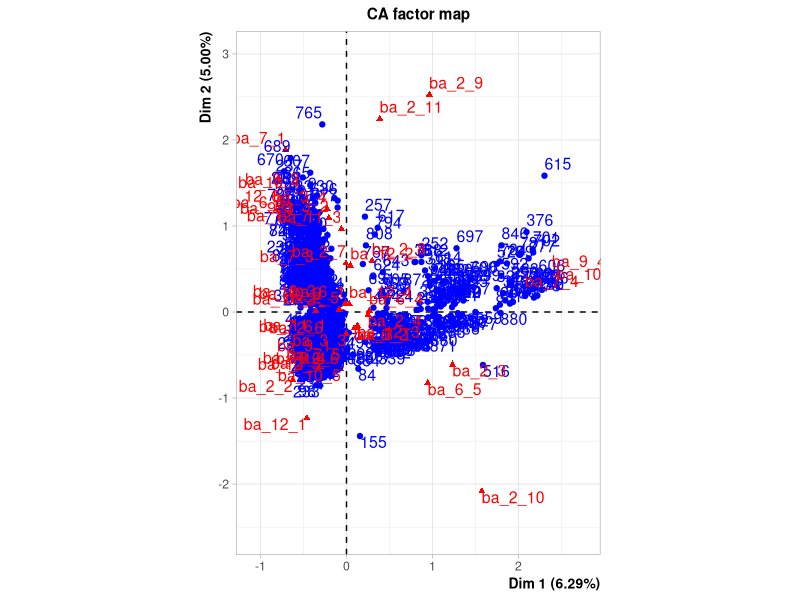
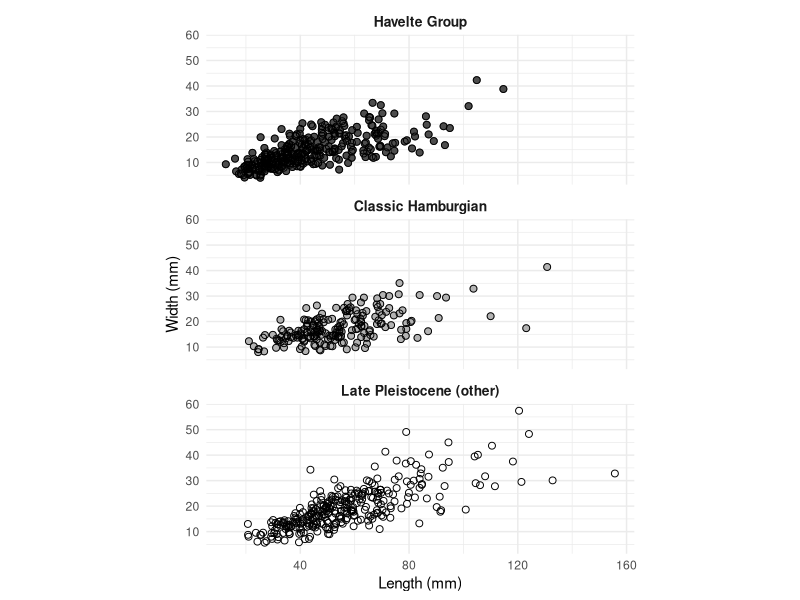
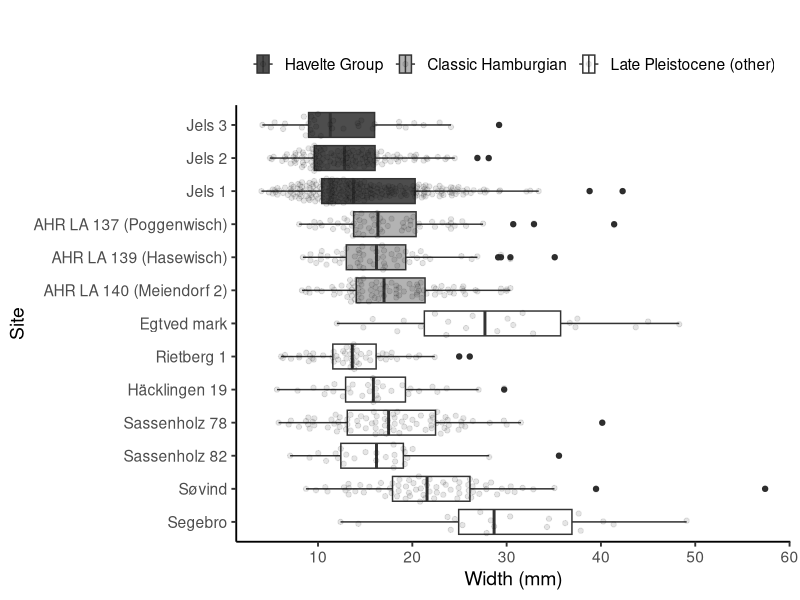
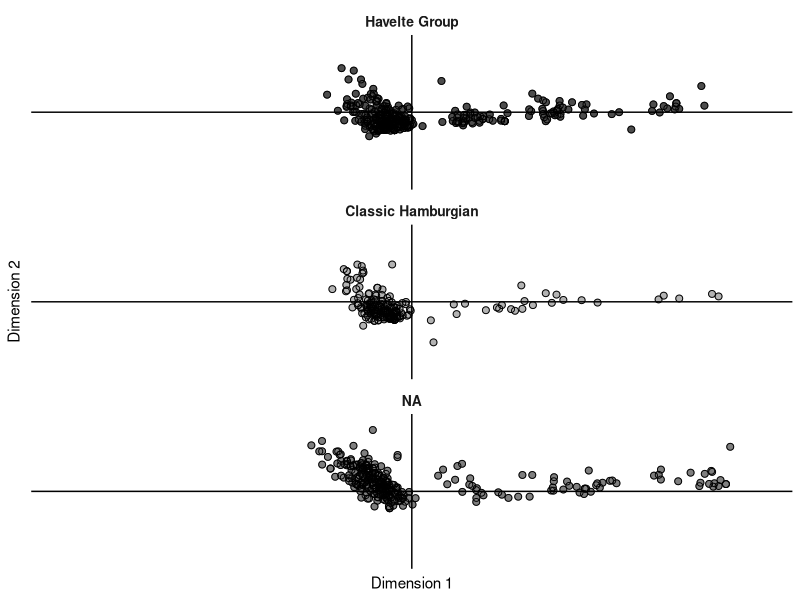

Write R code to recreate these figures, in order.
library(tidyverse)
library(here)

# reading the data
tech <- readr::read_csv(here("1_data/raw_data/jels3_tech_data.csv"))


# selecting only complete, unmodified and uncortical blades as well as removing some attributes not relevant to the current analysis
blades <- tech %>%
  filter(artefact == "Blade", ba_1_1 == 1, ba_13_3 == "0", ba_13_4 == "0") %>%
  dplyr::select(-ba_4_1, -ba_4_2, -ba_4_3, -ba_5_1, -ba_5_2, -ba_5_3, -ba_7_7, -ba_8_1, -ba_11_4, -ba_13_1, -ba_13_2)



## plotting facet wrap

blades$site <- factor(blades$site, levels = c("Jels 3", "Jels 2", "Jels 1",
                                                                      "AHR LA 137 (Poggenwisch)", "AHR LA 139 (Hasewisch)",
                                                                      "AHR LA 140 (Meiendorf 2)", "Egtved mark",
                                                                      "Rietberg 1", "Häcklingen 19", "Sassenholz 78",
                                                                      "Sassenholz 82", "Søvind", "Segebro"))

blades$classification <- factor(blades$classification, levels = c("Havelte Group",
                                                                                  "Classic Hamburgian",
                                                                                          "Federmesser",
                                                                                          "Bromme"))


# renaming "Federmesser" and "Bromme" to "Late Glacial"
levels(blades$classification) <- c("Havelte Group",
                                               "Classic Hamburgian",
                                               "Late Pleistocene (other)",
                                               "Late Pleistocene (other)")


jpeg(file="3_figures/fig_7.jpeg") #setting up for saving plot as jpeg



fig_7 <- ggplot(data = blades, aes(x = length, y = width, group = classification)) +
  geom_point(aes(color = classification), size = 2) +
  geom_point(size = 2.0, alpha = 1, na.rm = T, shape = 21, colour = "grey0") +
  scale_color_manual(values = c("grey30", "grey70", "grey100")) +
  theme_minimal() +
  labs(y= "Width (mm)", x = "Length (mm)") +
  theme(legend.position = "none",
        aspect.ratio = 0.35,
        strip.text.x = element_text(size = 10, face = "bold")) +
  facet_wrap(~ classification, ncol = 1)

fig_7

dev.off() #calling off saving function


jpeg(file="3_figures/fig_8.jpeg",
     width = 900, height = 650) #setting up for saving plot as jpeg


fig_8 <- ggplot(data = blades, aes(x = width, y = site, group = site,
                                                  fill = classification)) +
  geom_boxplot() +
  scale_fill_manual(values = c("grey30", "grey70", "grey100")) +
  scale_x_continuous(breaks = seq(0, 60, by = 10)) +
  labs(x = "Width (mm)",
       y =  "Site",
       title = "") +
  # overlay data points
  ggbeeswarm::geom_quasirandom(alpha = 0.1, groupOnX = FALSE) +
  theme_classic(base_size = 14) +
  theme(legend.position = "top",
        legend.title = element_blank()) +
  scale_y_discrete(limits = rev(unique(sort(blades$site))))

fig_8

dev.off() #calling off saving function


# Correspondence analysis
CA <-
  blades %>%
  dplyr::select(c(25:71)) %>% # do the CA only on the columns that are binary
  FactoMineR::CA()


# plotting the CA in ggplot:
# extract the coordinates and put them into a datafrme (here: coordinates of first two dimensions only)
CA_axes_1and2 <- as.data.frame(CA$row$coord[,c(1:2)]) # just get first and second axis of CA
names(CA_axes_1and2) <- c("Dim1", "Dim2") # rename

CA_2 <- cbind(blades %>%
                       dplyr::select(c(1:13)),
                       CA_axes_1and2) # combine the CA axis with your additional info from "data" (assuming that the row order didnt change)
CA_2$site <- as.factor(CA_2$site) # make as factor when you want something to be reconized as a grouping lable



# ordering data according to classification
CA_2$classification <- factor(CA_2$classification, levels = c("Havelte Group",
                                                                            "Classic Hamburgian",
                                                                            "Federmesser",
                                                                            "Bromme"))
# renaming "Federmesser" and "Bromme" to "Late Glacial"
levels(CA_2$classification) <- c("Havelte Group",
                                        "Classic Hamburgian",
                                        "Late Pleistocene (other)",
                                        "Late Pleistocene (other)")

jpeg(file="3_figures/fig_10.jpeg") #setting up for saving plot as jpeg


fig_10 <- ggplot(data = CA_2, aes(x = Dim1, y = Dim2)) +
  geom_point(aes(color = classification), size = 2,)  +
  geom_point(size = 2.0, alpha = 1, na.rm = T, shape = 21, colour = "black") +
  scale_color_manual(values = c("grey30", "grey70", "grey100")) +
  theme(panel.background = element_blank(),
        strip.background = element_rect(colour = "white", fill = "white"),
        axis.ticks = element_blank(),
        axis.text = element_blank(),
        legend.position = "none",
        strip.text.x = element_text(size = 10, face = "bold")) +
  labs(y= "Dimension 2", x = "Dimension 1")  +
  xlim(-2.5, 2.5) +
  ylim(-2.5, 2.5)+
  geom_hline(yintercept=0) +
  geom_vline(xintercept=0)+
  facet_wrap(~ classification, ncol = 1)

fig_10

dev.off() #calling off saving function
